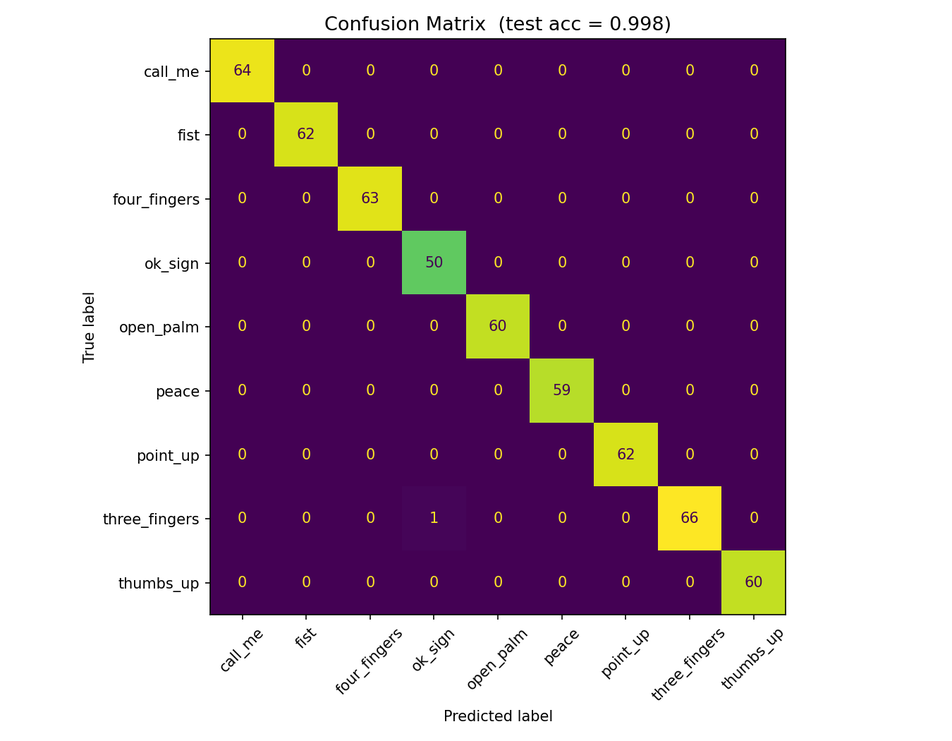
#> input picture Final Project/app/models/confusion_matrix.png, 952 x 741 px, shrunk from 1350 x 1050 before the run, given in place of models, which was not available
$ python apply_effect.py models
#> lines starting #> are read from the running program, lines starting #| are printed output that depends on the picture; after the words box and inside, x2 and y2 are one past the last pixel; in counts of white or black regions, pixels touching at a corner belong together; pictures that were not available may be replaced by others from this repository, and a replacement may not be noted
#> in process_image, img is the input picture: shape (741, 952, 3); mean B, G, R 169.4, 145.3, 171.9
"""
apply_effect.py — Apply a gesture-driven color effect to an input image.

Pipeline:
  1. (Optional) Detect hand in the image with MediaPipe Hands + trained SVM.
  2. Apply a unique color effect for each of the 10 gesture classes.
  3. Save the result to app/output/.

Usage:
    python apply_effect.py                              # all 10 effects on every image in input/
    python apply_effect.py input/example.jpg            # all 10 effects on one file
    python apply_effect.py -g thumbs_up input/example.jpg  # single effect
    python apply_effect.py --detect input/example.jpg   # auto-detect gesture (requires mediapipe)

Note: MediaPipe does not yet support Python 3.14+.
      Auto-detection (--detect) requires a Python ≤3.12 environment.
      Without --detect, all 10 effect variants are saved.
"""

import sys
import argparse
import pathlib

import cv2
import numpy as np

# MediaPipe is optional (not compatible with Python 3.14)
try:
    import joblib
    import mediapipe as mp
    from utils import landmarks_to_feature_vector
    MEDIAPIPE_AVAILABLE = True
except ImportError:
    MEDIAPIPE_AVAILABLE = False

GESTURE_LABELS = [
    "open_palm",
    "fist",
    "peace",
    "thumbs_up",
    "ok_sign",
    "point_up",
    "three_fingers",
    "four_fingers",
    "call_me",
    "rock",
]

# ─────────────────────────────────────────────────────────────────────────────
# Paths
# ─────────────────────────────────────────────────────────────────────────────
SCRIPT_DIR = pathlib.Path(__file__).parent
MODEL_PATH = SCRIPT_DIR / "models" / "model.joblib"
INPUT_DIR  = SCRIPT_DIR / "input"
OUTPUT_DIR = SCRIPT_DIR / "output"


# ─────────────────────────────────────────────────────────────────────────────
# Color Effect Implementations
# ─────────────────────────────────────────────────────────────────────────────

def effect_thermal(img: np.ndarray) -> np.ndarray:
    """open_palm → Thermal heat-map (COLORMAP_INFERNO)."""
    gray = cv2.cvtColor(img, cv2.COLOR_BGR2GRAY)
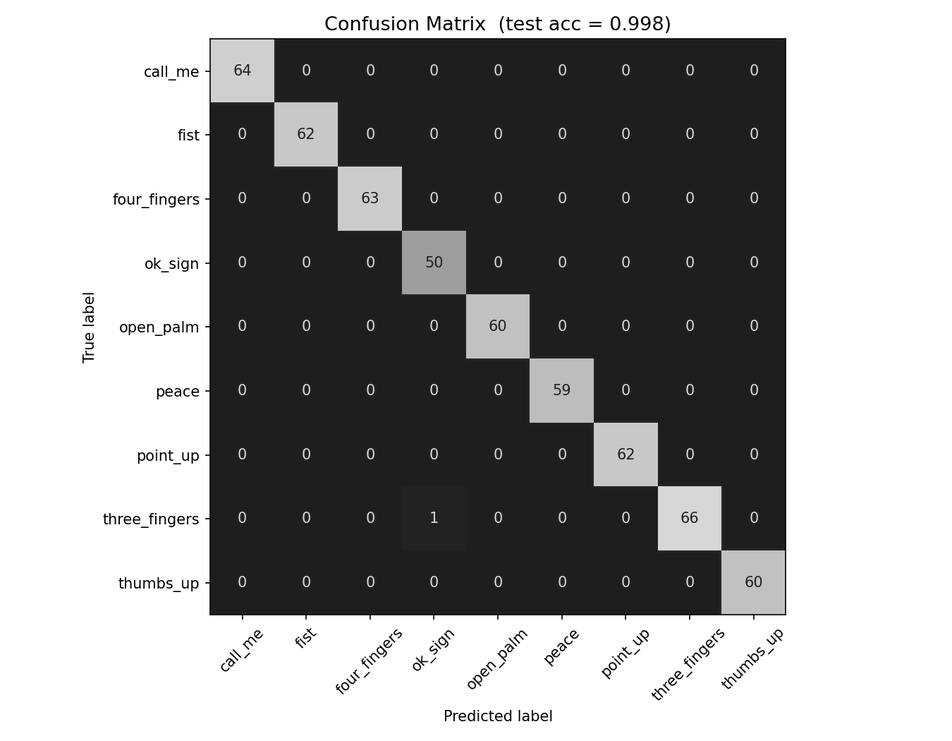
#> gray: shape (741, 952); min 0, max 255, mean 155.8
    # Equalise histogram so the full colour range is used
    eq   = cv2.equalizeHist(gray)
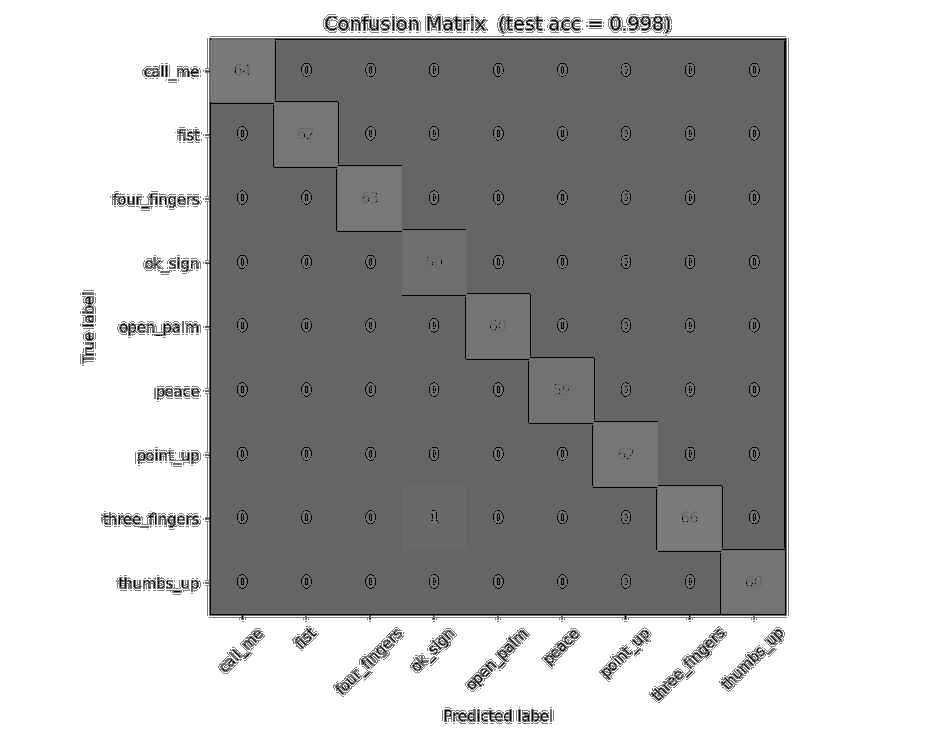
#> eq: shape (741, 952); min 0, max 255, mean 178
    return cv2.applyColorMap(eq, cv2.COLORMAP_INFERNO)
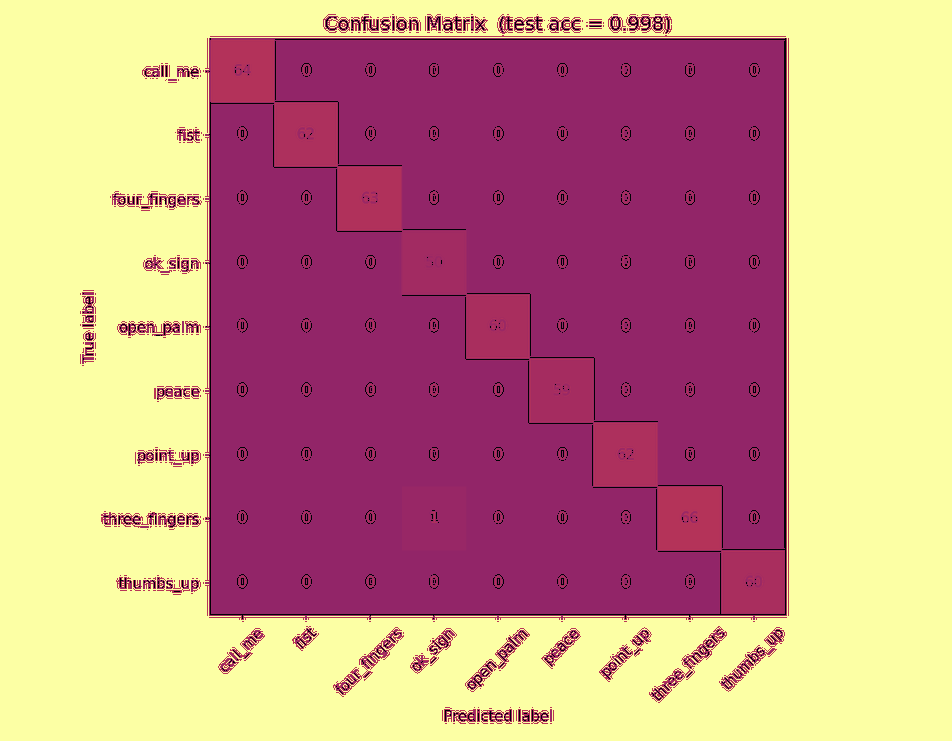
#> returned value: shape (741, 952, 3); mean of channels 0, 1, 2 131.7, 146.4, 199.2; drawn as B, G, R


def effect_grayscale(img: np.ndarray) -> np.ndarray:
    """fist → Deep grayscale with boosted contrast."""
    gray = cv2.cvtColor(img, cv2.COLOR_BGR2GRAY)
    # CLAHE for local contrast enhancement
    clahe = cv2.createCLAHE(clipLimit=3.0, tileGridSize=(8, 8))
    enhanced = clahe.apply(gray)
    return cv2.cvtColor(enhanced, cv2.COLOR_GRAY2BGR)


def effect_sepia(img: np.ndarray) -> np.ndarray:
    """peace → Vintage sepia tone."""
    kernel = np.array([
        [0.272, 0.534, 0.131],
        [0.349, 0.686, 0.168],
        [0.393, 0.769, 0.189],
    ])
    sepia = cv2.transform(img.astype(np.float32), kernel)
    sepia = np.clip(sepia, 0, 255).astype(np.uint8)
    return sepia


def effect_golden(img: np.ndarray) -> np.ndarray:
    """thumbs_up → Warm golden / autumn tones (COLORMAP_AUTUMN)."""
    gray = cv2.cvtColor(img, cv2.COLOR_BGR2GRAY)
    eq   = cv2.equalizeHist(gray)
    autumn = cv2.applyColorMap(eq, cv2.COLORMAP_AUTUMN)
    # Blend lightly with original for a warm tint feel
    return cv2.addWeighted(autumn, 0.75, img, 0.25, 0)


def effect_cool_blue(img: np.ndarray) -> np.ndarray:
    """ok_sign → Cool arctic blue (COLORMAP_WINTER)."""
    gray = cv2.cvtColor(img, cv2.COLOR_BGR2GRAY)
    eq   = cv2.equalizeHist(gray)
    winter = cv2.applyColorMap(eq, cv2.COLORMAP_WINTER)
    return cv2.addWeighted(winter, 0.80, img, 0.20, 0)


def effect_neon_glow(img: np.ndarray) -> np.ndarray:
    """point_up → Neon edge glow on dark background."""
    gray  = cv2.cvtColor(img, cv2.COLOR_BGR2GRAY)
    blur  = cv2.GaussianBlur(gray, (5, 5), 0)
    edges = cv2.Canny(blur, 40, 120)

    # Thicken + glow the edges
    kernel = np.ones((3, 3), np.uint8)
    thick  = cv2.dilate(edges, kernel, iterations=2)
    glow   = cv2.GaussianBlur(thick, (9, 9), 0)

    # Colour the glow: green channel dominant for classic neon look
    result = np.zeros_like(img)
    result[:, :, 1] = glow          # green neon
    result[:, :, 0] = glow // 3     # slight blue tint

    # Add a faint dark version of the original for context
    dark = (img.astype(np.float32) * 0.15).astype(np.uint8)
    return cv2.add(result, dark)


def effect_posterize(img: np.ndarray) -> np.ndarray:
    """three_fingers → Vivid posterize (4 colour levels per channel)."""
    levels = 4
    shift  = 8 - int(np.log2(levels))          # bits to truncate
    poster = (img >> shift) << shift
    # Boost saturation for vivid pop
    hsv = cv2.cvtColor(poster, cv2.COLOR_BGR2HSV).astype(np.float32)
    hsv[:, :, 1] = np.clip(hsv[:, :, 1] * 1.6, 0, 255)
    return cv2.cvtColor(hsv.astype(np.uint8), cv2.COLOR_HSV2BGR)


def effect_pencil_sketch(img: np.ndarray) -> np.ndarray:
    """four_fingers → Pencil / ink sketch."""
    gray_sketch, _ = cv2.pencilSketch(
        img, sigma_s=60, sigma_r=0.07, shade_factor=0.05
    )
    return cv2.cvtColor(gray_sketch, cv2.COLOR_GRAY2BGR)


def effect_vaporwave(img: np.ndarray) -> np.ndarray:
    """call_me → Vaporwave duotone (pink + cyan)."""
    gray = cv2.cvtColor(img, cv2.COLOR_BGR2GRAY).astype(np.float32) / 255.0

    # Dark tones → deep purple/pink; bright tones → cyan
    shadow_color    = np.array([0.80, 0.20, 0.80], dtype=np.float32)   # BGR: magenta
    highlight_color = np.array([0.95, 0.90, 0.10], dtype=np.float32)   # BGR: cyan-ish

    h, w = gray.shape
    result = np.zeros((h, w, 3), dtype=np.float32)
    for c in range(3):
        result[:, :, c] = (
            gray * highlight_color[c] + (1.0 - gray) * shadow_color[c]
        )

    result = np.clip(result * 255, 0, 255).astype(np.uint8)

    # Add a subtle scanline overlay for the retro vibe
    scanline = np.ones_like(result)
    scanline[::2, :] = 0          # every other row slightly darkened
    scanline_mask = cv2.merge([scanline[:, :, 0]] * 3)
    result = cv2.addWeighted(result, 0.92, scanline_mask, 0.08, 0)
    return result


def effect_high_contrast_bw(img: np.ndarray) -> np.ndarray:
    """rock → High-contrast B&W with red-tinted edge overlay."""
    gray = cv2.cvtColor(img, cv2.COLOR_BGR2GRAY)

    # Aggressive CLAHE for brutal contrast
    clahe  = cv2.createCLAHE(clipLimit=6.0, tileGridSize=(4, 4))
    sharp  = clahe.apply(gray)

    # Threshold to hard B&W
    _, bw = cv2.threshold(sharp, 0, 255, cv2.THRESH_BINARY + cv2.THRESH_OTSU)
    bw_bgr = cv2.cvtColor(bw, cv2.COLOR_GRAY2BGR)

    # Red edge overlay
    edges = cv2.Canny(gray, 60, 160)
    kernel = np.ones((2, 2), np.uint8)
    edges  = cv2.dilate(edges, kernel, iterations=1)
    red_overlay = np.zeros_like(img)
    red_overlay[:, :, 2] = edges   # red channel only

    return cv2.addWeighted(bw_bgr, 0.85, red_overlay, 0.80, 0)


# Map each gesture to its effect function
EFFECT_MAP = {
    "open_palm":     effect_thermal,
    "fist":          effect_grayscale,
    "peace":         effect_sepia,
    "thumbs_up":     effect_golden,
    "ok_sign":       effect_cool_blue,
    "point_up":      effect_neon_glow,
    "three_fingers": effect_posterize,
    "four_fingers":  effect_pencil_sketch,
    "call_me":       effect_vaporwave,
    "rock":          effect_high_contrast_bw,
}

EFFECT_NAMES = {
    "open_palm":     "Thermal (Inferno)",
    "fist":          "Grayscale + CLAHE",
    "peace":         "Sepia",
    "thumbs_up":     "Golden Autumn",
    "ok_sign":       "Arctic Blue",
    "point_up":      "Neon Glow",
    "three_fingers": "Vivid Posterize",
    "four_fingers":  "Pencil Sketch",
    "call_me":       "Vaporwave",
    "rock":          "High-Contrast B&W",
}


# ─────────────────────────────────────────────────────────────────────────────
# Gesture Detection (requires MediaPipe + trained model)
# ─────────────────────────────────────────────────────────────────────────────

def detect_gesture(img_bgr: np.ndarray, model) -> tuple[str, float]:
    """
    Run MediaPipe Hands on a single image and return (gesture_label, confidence).
    Returns ("unknown", 0.0) if no hand is detected.
    Raises RuntimeError if MediaPipe is not available.
    """
    if not MEDIAPIPE_AVAILABLE:
        raise RuntimeError(
            "MediaPipe not available in this Python environment.\n"
            "Use --gesture to specify a gesture manually, or run in Python ≤3.12."
        )
    mp_hands = mp.solutions.hands
    with mp_hands.Hands(
        static_image_mode=True,
        max_num_hands=1,
        min_detection_confidence=0.5,
    ) as hands:
        img_rgb = cv2.cvtColor(img_bgr, cv2.COLOR_BGR2RGB)
        results = hands.process(img_rgb)

        if not results.multi_hand_landmarks:
            return "unknown", 0.0

        hand_landmarks = results.multi_hand_landmarks[0]
        fv = landmarks_to_feature_vector(hand_landmarks)
        if fv is None:
            return "unknown", 0.0

        proba = model.predict_proba([fv])[0]
        idx   = int(np.argmax(proba))
        label = model.classes_[idx]
        conf  = float(proba[idx])
        return label, conf


def draw_label(img: np.ndarray, gesture: str, confidence: float, effect_name: str) -> np.ndarray:
    """Burn a small info banner onto the result image."""
#> called with gesture = 'open_palm', confidence = 1, effect_name = 'Thermal (Inferno)'
    h, w = img.shape[:2]
#> h = 741; w = 952
    banner_h = 52
    result = img.copy()

    # Semi-transparent dark bar at bottom
    overlay = result.copy()
    cv2.rectangle(overlay, (0, h - banner_h), (w, h), (0, 0, 0), -1)
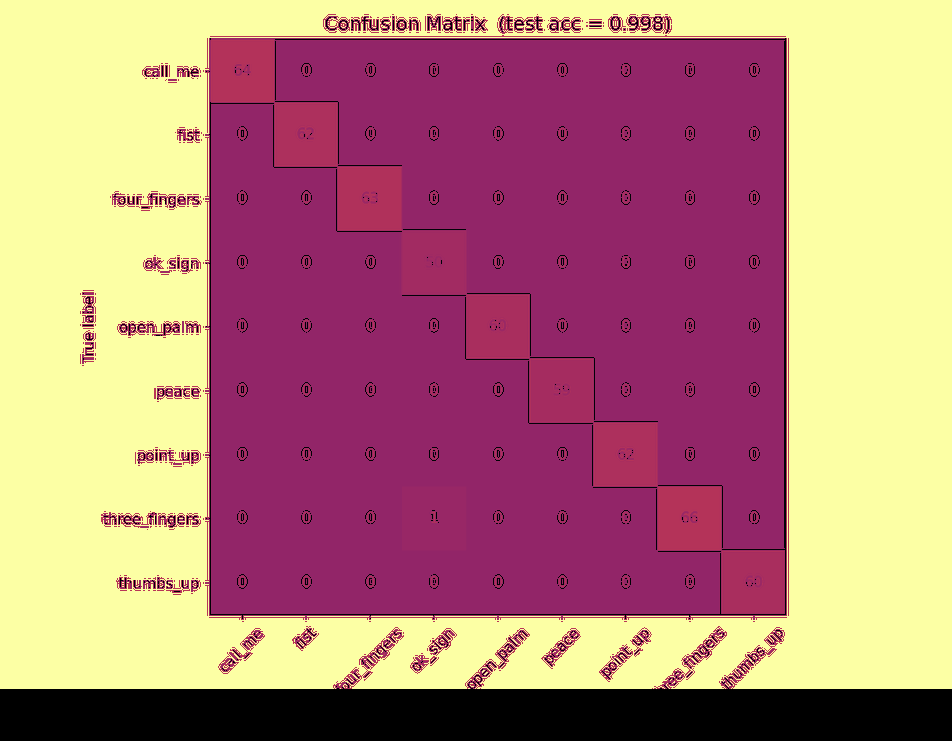
#> overlay: shape (741, 952, 3); 7.02% of pixels changed, all inside (x1, y1, x2, y2) = (0, 689, 952, 741)
    cv2.addWeighted(overlay, 0.55, result, 0.45, 0, result)

    cv2.putText(
        result, f"{gesture}  |  {effect_name}",
        (10, h - banner_h + 22),
        cv2.FONT_HERSHEY_DUPLEX, 0.65, (255, 255, 255), 1, cv2.LINE_AA,
    )
    conf_text = f"conf: {confidence * 100:.1f}%"
    cv2.putText(
        result, conf_text,
        (10, h - 10),
        cv2.FONT_HERSHEY_SIMPLEX, 0.50, (160, 230, 160), 1, cv2.LINE_AA,
    )
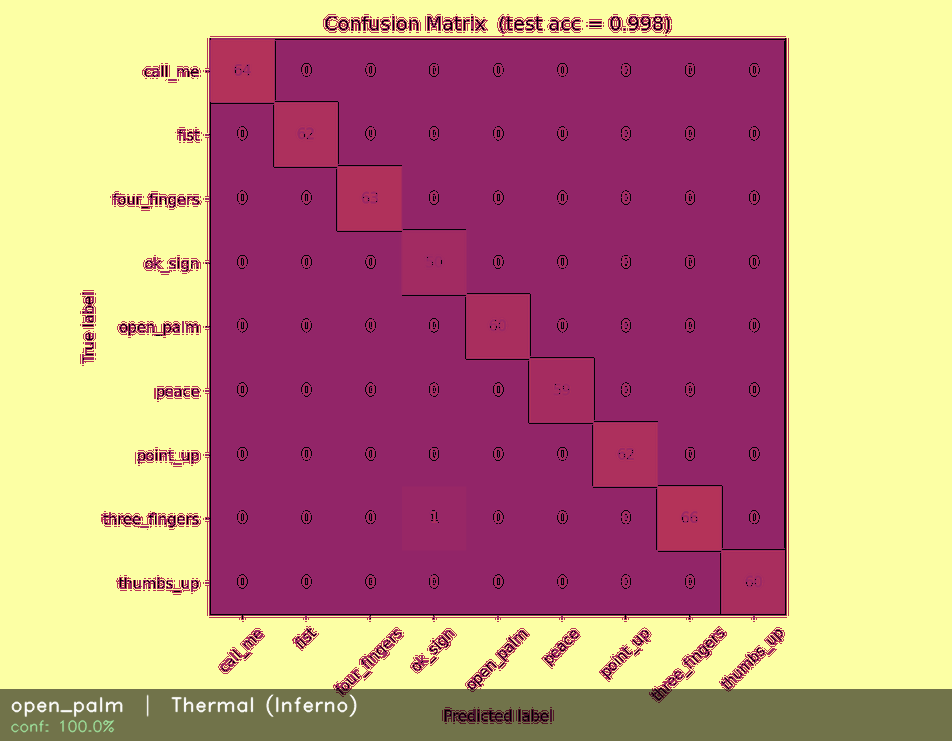
#> result: shape (741, 952, 3); mean B, G, R 125.8, 137.1, 189.8
    return result


# ─────────────────────────────────────────────────────────────────────────────
# Main
# ─────────────────────────────────────────────────────────────────────────────

def process_image(
    image_path: pathlib.Path,
    model,
    forced_gesture: str | None = None,
    use_detect: bool = False,
) -> pathlib.Path:
    """Process one image: detect gesture (if requested), apply effect, save output."""
    img = cv2.imread(str(image_path))
    if img is None:
        raise FileNotFoundError(f"Cannot read image: {image_path}")

    if forced_gesture:
        gesture    = forced_gesture
        confidence = 1.0
    elif use_detect:
        print(f"  Detecting gesture …", end=" ", flush=True)
        gesture, confidence = detect_gesture(img, model)
        if gesture == "unknown":
            print("no hand detected — defaulting to open_palm effect.")
            gesture, confidence = "open_palm", 0.0
        else:
            print(f"{gesture} ({confidence * 100:.1f}%)")
    else:
        raise ValueError("Either forced_gesture or use_detect=True must be provided.")

    effect_fn   = EFFECT_MAP[gesture]
    effect_name = EFFECT_NAMES[gesture]

    result = effect_fn(img)
    result = draw_label(result, gesture, confidence, effect_name)

    OUTPUT_DIR.mkdir(parents=True, exist_ok=True)
    stem    = image_path.stem
    out_path = OUTPUT_DIR / f"{stem}_{gesture}.jpg"
    cv2.imwrite(str(out_path), result, [cv2.IMWRITE_JPEG_QUALITY, 95])
    print(f"  Saved → {out_path.relative_to(SCRIPT_DIR)}")
    return out_path


def main():
    parser = argparse.ArgumentParser(description="Apply gesture-driven color effects to images.")
    parser.add_argument(
        "images", nargs="*",
        help="Image file(s) to process. Defaults to all images in input/.",
    )
    parser.add_argument(
        "--gesture", "-g",
        choices=GESTURE_LABELS,
        default=None,
        help="Apply a specific gesture effect. Without this, all 10 effects are saved.",
    )
    parser.add_argument(
        "--detect",
        action="store_true",
        help="Auto-detect gesture via MediaPipe + trained model (requires Python ≤3.12).",
    )
    args = parser.parse_args()

    # Model only needed for auto-detection
    model = None
    if args.detect:
        if not MEDIAPIPE_AVAILABLE:
            sys.exit(
                "ERROR: --detect requires mediapipe, which is not installed.\n"
                "       Use a Python ≤3.12 environment, or use --gesture instead."
            )
        if not MODEL_PATH.exists():
            sys.exit(f"Model not found at {MODEL_PATH}. Run train_model.py first.")
        print(f"Loading model from {MODEL_PATH.relative_to(SCRIPT_DIR)} …")
        model = joblib.load(MODEL_PATH)

    # Collect images
    if args.images:
        image_paths = [pathlib.Path(p) for p in args.images]
    else:
        image_paths = sorted(
            p for p in INPUT_DIR.iterdir()
            if p.suffix.lower() in {".jpg", ".jpeg", ".png", ".bmp", ".webp"}
        )
        if not image_paths:
            sys.exit(f"No images found in {INPUT_DIR}.")

    # Determine which gestures to apply
    if args.gesture:
        gestures_to_apply = [args.gesture]
        print(f"Applying effect: {args.gesture} ({EFFECT_NAMES[args.gesture]})\n")
    elif args.detect:
        gestures_to_apply = None  # determined per image
        print("Auto-detecting gesture …\n")
    else:
        gestures_to_apply = GESTURE_LABELS
        print(f"Generating all 10 effects for {len(image_paths)} image(s) …\n")

    print(f"Processing {len(image_paths)} image(s) …\n")
    for img_path in image_paths:
        print(f"[{img_path.name}]")
        try:
            if args.detect:
                # One output per image, gesture auto-detected
                process_image(img_path, model, forced_gesture=None, use_detect=True)
            else:
                for gesture in gestures_to_apply:
                    process_image(img_path, model, forced_gesture=gesture)
        except FileNotFoundError as e:
            print(f"  ERROR: {e}")
        print()

    print("Done. Results saved to output/")


if __name__ == "__main__":
    main()
